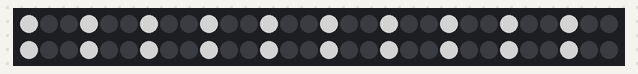
Bench run of a sketch on a simulated Arduino Uno, built with avr-gcc and run on an emulated ATmega328P. On the bench: 60 RGB LEDs in strip order, left to right, continuing on the next row. Dim RGB values are drawn brighter than linear.

Above: at 0.01 s.
At 47.9 s:
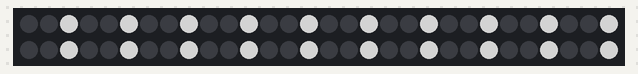

The sketch:

Flash-On.ino
```cpp
 #include <Adafruit_NeoPixel.h>
#ifdef __AVR__
#include <avr/power.h>
#endif

#define PIN 6

// Parameter 1 = number of pixels in strip
// Parameter 2 = Arduino pin number (most are valid)
// Parameter 3 = pixel type flags, add together as needed:
//   NEO_KHZ800  800 KHz bitstream (most NeoPixel products w/WS2812 LEDs)
//   NEO_KHZ400  400 KHz (classic 'v1' (not v2) FLORA pixels, WS2811 drivers)
//   NEO_GRB     Pixels are wired for GRB bitstream (most NeoPixel products)
//   NEO_RGB     Pixels are wired for RGB bitstream (v1 FLORA pixels, not v2)
//   NEO_RGBW    Pixels are wired for RGBW bitstream (NeoPixel RGBW products)
Adafruit_NeoPixel strip = Adafruit_NeoPixel(60, PIN, NEO_GRB + NEO_KHZ800);

// IMPORTANT: To reduce NeoPixel burnout risk, add 1000 uF capacitor across
// pixel power leads, add 300 - 500 Ohm resistor on first pixel's data input
// and minimize distance between Arduino and first pixel.  Avoid connecting
// on a live circuit...if you must, connect GND first.

void setup() {
  // This is for Trinket 5V 16MHz, you can remove these three lines if you are not using a Trinket
#if defined (__AVR_ATtiny85__)
  if (F_CPU == 16000000) clock_prescale_set(clock_div_1);
#endif
  // End of trinket special code


  strip.begin();
  strip.show(); // Initialize all pixels to 'off'
//  CircuitPlayground.begin();
//  CircuitPlayground.setAccelRange(LIS3DH_RANGE_4_G);
}

void loop() {
  // Some example procedures showing how to display to the pixels:

  //colorWipe(strip.Color(0, 0, 0, 255), 50); // White RGBW
  // Send a theater pixel chase in...
  //if(abs(CircuitPlayground.motionX())
  theaterChase(strip.Color(127, 127, 127), 50); // White

}

// Fill the dots one after the other with a color
void colorWipe(uint32_t c, uint8_t wait) {
  for (uint16_t i = 0; i < strip.numPixels(); i++) {
    strip.setPixelColor(i, c);
    strip.show();
    delay(wait);
  }
}

void rainbow(uint8_t wait) {
  uint16_t i, j;

  for (j = 0; j < 256; j++) {
    for (i = 0; i < strip.numPixels(); i++) {
      strip.setPixelColor(i, Wheel((i + j) & 255));
    }
    strip.show();
    delay(wait);
  }
}

// Slightly different, this makes the rainbow equally distributed throughout
void rainbowCycle(uint8_t wait) {
  uint16_t i, j;

  for (j = 0; j < 256 * 5; j++) { // 5 cycles of all colors on wheel
    for (i = 0; i < strip.numPixels(); i++) {
      strip.setPixelColor(i, Wheel(((i * 256 / strip.numPixels()) + j) & 255));
    }
    strip.show();
    delay(wait);
  }
}

//Theatre-style crawling lights.
void theaterChase(uint32_t c, uint8_t wait) {
  for (int j = 0; j < 10; j++) { //do 10 cycles of chasing
    for (int q = 0; q < 3; q++) {
      for (uint16_t i = 0; i < strip.numPixels(); i = i + 3) {
        strip.setPixelColor(i + q, c);  //turn every third pixel on
      }
      strip.show();

      delay(wait);

      for (uint16_t i = 0; i < strip.numPixels(); i = i + 3) {
        strip.setPixelColor(i + q, 0);      //turn every third pixel off
      }
    }
  }
}


// Input a value 0 to 255 to get a color value.
// The colours are a transition r - g - b - back to r.
uint32_t Wheel(byte WheelPos) {
  WheelPos = 255 - WheelPos;
  if (WheelPos < 85) {
    return strip.Color(255 - WheelPos * 3, 0, WheelPos * 3);
  }
  if (WheelPos < 170) {
    WheelPos -= 85;
    return strip.Color(0, WheelPos * 3, 255 - WheelPos * 3);
  }
  WheelPos -= 170;
  return strip.Color(WheelPos * 3, 255 - WheelPos * 3, 0);
}
```
